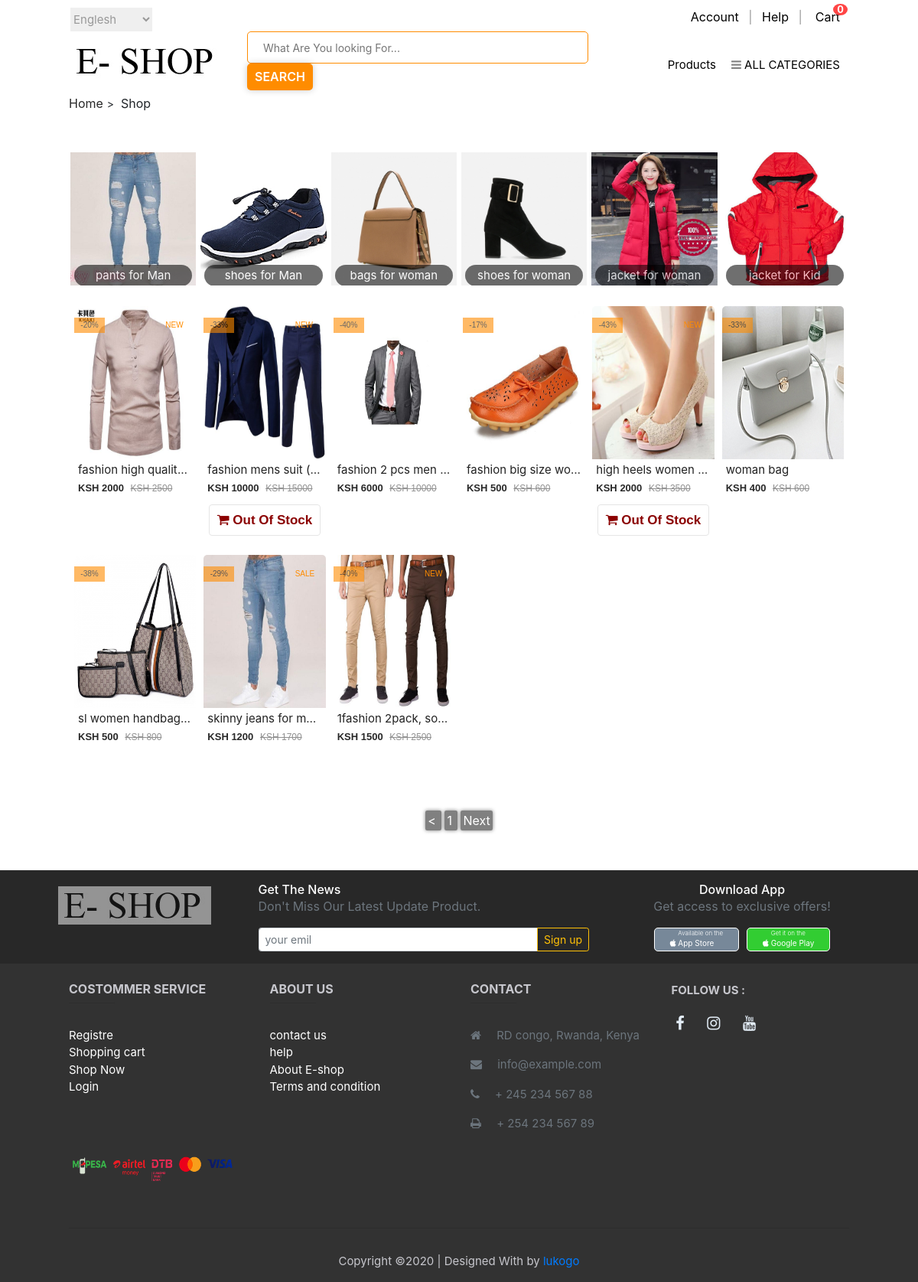
/e-shop/products.php, run on the app's committed database.
### tables this page shows
CREATE TABLE `manufacturers` (
  `manufacturer_id` int(10) NOT NULL,
  `cat_id` int(10) NOT NULL,
  `manufacturer_title` text DEFAULT NULL,
  `cat_title` varchar(250) NOT NULL,
  `manufacturer_top` text DEFAULT NULL,
  `manufacturer_image` text DEFAULT NULL
);

CREATE TABLE `products` (
  `product_id` int(10) NOT NULL,
  `p_cat_id` int(10) NOT NULL,
  `cat_id` int(10) NOT NULL,
  `manufacturer_id` int(10) NOT NULL,
  `date` timestamp NOT NULL DEFAULT current_timestamp() ON UPDATE current_timestamp(),
  `product_title` text NOT NULL,
  `product_brand` varchar(250) NOT NULL,
  `colour` varchar(250) NOT NULL,
  `product_img1` text NOT NULL,
  `product_img2` text NOT NULL,
  `product_img3` text NOT NULL,
  `product_price` int(10) NOT NULL,
  `sale_price` int(10) NOT NULL,
  `product_qty` varchar(100) NOT NULL,
  `product_keywords` text NOT NULL,
  `product_desc` text NOT NULL,
  `product_features` varchar(250) NOT NULL,
  `product_video` varchar(250) NOT NULL,
  `product_label` text NOT NULL
);

### e-shop/products.php (the view, shortened to what this page needs)
<?php
  include("functions/functions.php");
?>
<!DOCTYPE html>
<html lang="en">
<head>
    <link rel="stylesheet" href="styles/style.css">
    <link rel="stylesheet" href="styles/bootstrap.min.css">
    <link rel="stylesheet" href="font-awesome/css/font-awesome.min.css">
</head>
<body id="shop">
    <?php
      include('includes/header.php')
    ?>
    <div class="container-fuid">
        <ul class="sub_header">
            <li><a href="home.php">Home</a></li>
            <li>Shop</li>
        </ul>
    </div>
    <section class="section p-category">
        <div class="p-cat-layout container-fluid">
            <?php
                $get_manufacturer = "select * from manufacturers where manufacturer_top='yes'";
                $run_manufacturer = mysqli_query($db,$get_manufacturer);
                while($row_manufacturer=mysqli_fetch_array($run_manufacturer)){
                $manufacturer_id = $row_manufacturer['manufacturer_id'];
                $manufacturer_title = $row_manufacturer['manufacturer_title'];
                $cat_title = $row_manufacturer['cat_title'];
                $manufacturer_image = $row_manufacturer['manufacturer_image'];
                echo "
                    <div class='p-cat-item'>
                       <img src='images/other_images/$manufacturer_image' alt='cat-img' />
                       <div class='p-cat-content'>
                          <h5><a href='shop_products.php?manufacturer=$manufacturer_id'> $manufacturer_title for $cat_title</a></h5>
                       </div>
                    </div>
                ";
            }
        ?>
        </div>
    </section>
    <div class="container-fluid">
        <div class="shopProduct">
            <div class="row">
                <div class="col-md-12 col-sm-12 col-12 ">
                    <div class="productItem col-md-12 col-12">
                        <div class="row">
                            <?php
                    if(!isset($_GET['p_cat'])){
                    if(!isset($_GET['cat'])){
                    $per_page=50;
                    if(isset($_GET['page'])){
                    $page = $_GET['page'];
                    }else{
                        $page=1;
                    }
                   $start_from = ($page-1) * $per_page;
                   $get_products = "select * from products order by 1 DESC LIMIT $start_from,$per_page";
                   $run_products = mysqli_query($db,$get_products);
                   while($row_products=mysqli_fetch_array($run_products)){
                   $pro_id = $row_products['product_id'];
                   $pro_title = $row_products['product_title'];
                   $pro_price = $row_products['product_price'];
                   $sale_price = $row_products['sale_price'];
                   $pro_img1 = $row_products['product_img1'];
                   $product_label = $row_products['product_label'];
                   $product_qty = $row_products['product_qty'];
                   $prod_discount = round(($pro_price - $sale_price)/$pro_price*100);
                    if($product_qty !== 'Out Of Stock'){
                    echo "
                       <div class='col-md-2 col-sm-6 col-6'>
                            <div class='product-grid'>
                                <div class='product-image'>
                                     <a href='detail.php?pro_id=$pro_id'>
                                        <img class='img-responsive' src='images/product_images/$pro_img1'>
                                     </a>
                                     <span class='product-discount-label'>-$prod_discount%</span>
                                     <span class='product-label'>$product_label</span>
                                </div>
                                <div class='product-content'>
                                    <h3 class='title'><a href='detail.php?pro_id=$pro_id'> $pro_title </a> </h3>
                                    <div class='price'> KSH $sale_price <span>KSH $pro_price</span></div>
                                 </div>
                                 <div class='text-center'>
                                      <a class='add-to-cart' href='detail.php?pro_id=$pro_id'>
                                           <i class='fa fa-shopping-cart'></i> Add To Cart
                                       </a>
                                </div>
                        </div>
                    </div>
                       ";
                    }else{
                        echo "
                        <div class='col-md-2 col-sm-6 col-6'>
                            <div class='product-grid'>
                                <div class='product-image'>
                                     <a>
                                        <img class='img-responsive' src='images/product_images/$pro_img1'>
                                     </a>
                                     <span class='product-discount-label'>-$prod_discount%</span>
                                     <span class='product-label'>$product_label</span>
                                </div>
                                <div class='product-content'>
                                    <h3 class='title'><a> $pro_title </a> </h3>
                                    <div class='price'> KSH $sale_price <span>KSH $pro_price</span></div>
                                 </div>
                                 <div class='text-center'>
                                      <span class='out-of-stock'>
                                           <i class='fa fa-shopping-cart'></i> Out Of Stock
                                       </span>
                                </div>
                        </div>
                    </div>
            ";
                       }
                   }
                    ?>
                        </div>
                        <nav aria-label="Page navigation">
                            <ul id="pagination">
                                <?php
                    $query = "select * from products";
                    $result = mysqli_query($db,$query);
                    $total_records = mysqli_num_rows($result);
                    $total_pages = ceil($total_records / $per_page);
                        echo "
                            <span class='pageitem'>
                                <a class='pagelink' href='products.php?page=1'> ".'<'." </a>
                            </span>
                        ";
                        for($i=1; $i<=$total_pages; $i++){
                              echo "
                            <li class='pageitem'>
                                <a  class='pagelink' href='products.php?page=".$i."'> ".$i." </a>
                            </li>
                        ";
                        };
                        echo "
                            <li class='pageitem'>
                                <a class='pagelink' href='products.php?page=$total_pages'> ".'Next'." </a>
                            </li>
                        ";
					    	}
                        }
					 ?>
                            </ul>
                        </nav>
                    </div>
                </div>
            </div>
        </div>
    </div>
    <?php
       include('includes/footer.php')
    ?>
</body>
</html>

### data on the page
manufacturers: manufacturer_image (picture), manufacturer_title "pants", cat_title "Man"
manufacturers: manufacturer_image (picture), manufacturer_title "shoes", cat_title "Man"
manufacturers: manufacturer_image (picture), manufacturer_title "bags", cat_title "woman"
manufacturers: manufacturer_image (picture), manufacturer_title "shoes", cat_title "woman"
manufacturers: manufacturer_image (picture), manufacturer_title "jacket", cat_title "woman"
manufacturers: manufacturer_image (picture), manufacturer_title "jacket", cat_title "Kid"
products: product_img1 (picture), prod_discount "20", product_label "NEW", product_title "fashion high qualit…", sale_price "2000", product_price "2500"
products: product_img1 (picture), prod_discount "33", product_label "NEW", product_title "fashion mens suit (…", sale_price "10000", product_price "15000"
products: product_img1 (picture), prod_discount "40", product_title "fashion 2 pcs men…", sale_price "6000", product_price "10000"
products: product_img1 (picture), prod_discount "17", product_title "fashion big size w…", sale_price "500", product_price "600"
products: product_img1 (picture), prod_discount "43", product_label "NEW", product_title "high heels women…", sale_price "2000", product_price "3500"
products: product_img1 (picture), prod_discount "33", product_title "woman bag", sale_price "400", product_price "600"
products: product_img1 (picture), prod_discount "38", product_title "sl women handbag…", sale_price "500", product_price "800"
products: product_img1 (picture), prod_discount "29", product_label "SALE", product_title "skinny jeans for m…", sale_price "1200", product_price "1700"
products: product_img1 (picture), prod_discount "40", product_label "NEW", product_title "1fashion 2pack, so…", sale_price "1500", product_price "2500"

### other printed values
$count_items "0"
